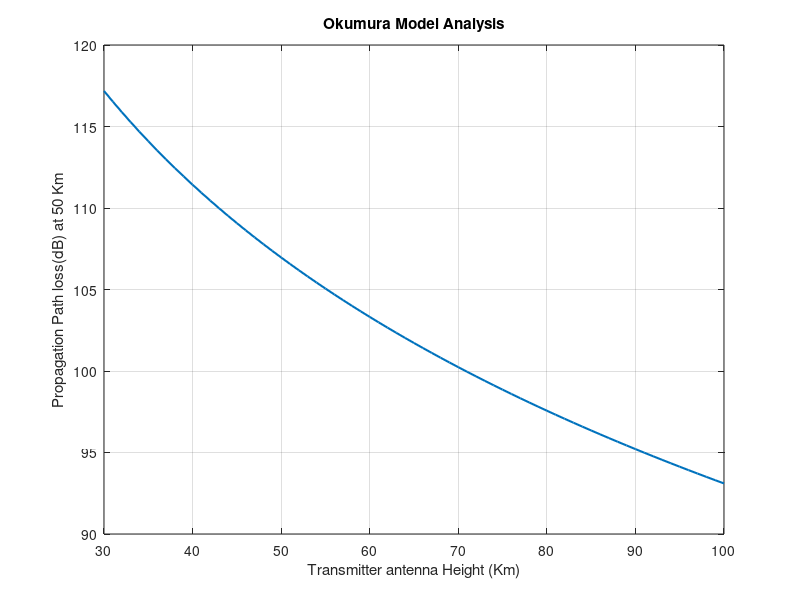

This figure's MATLAB source:
% % % % % % % % % % % % % % % %Code for Simulation Of OKUMURA Model
clc;
clear all;
close all;

Hte=30:1:100;    % Base Station Antenna Height 
Hre=input('Enter the receiver antenna height 3m<hre<10m : ');          % Mobile Antenna Height
d =input('Enter distance from base station 1Km<d<100Km : ');         % Distance 30 Km
f=input('Enter the frequency 150Mhz<f<1920Mhz : ');
c=3*10^8;
lamda=(c)/(f*10^6);
Lf = 10*log((lamda^2)/((4*pi)^2)*d^2); %   Free Space Propagation Loss
Amu = 35;       % Median Attenuation Relative to Free Space (900 MHz and 30 Km)
Garea = 9;      % Gain due to the Type of Environment (Suburban Area)
Ghte = 20*log(Hte/200); % Base Station Antenna Height Gain Factor
if(Hre>3)
Ghre = 20*log(Hre/3);
else
Ghre = 10*log(Hre/3);
end
%   Propagation Path Loss
L50 = Lf+Amu-Ghte-Ghre-Garea;
display('Propagation pathloss is : ');
disp(L50);

plot(Hte,L50,'LineWidth',1.5);
title('Okumura Model Analysis');
xlabel('Transmitter antenna Height (Km)');
ylabel('Propagation Path loss(dB) at 50 Km');
grid on;